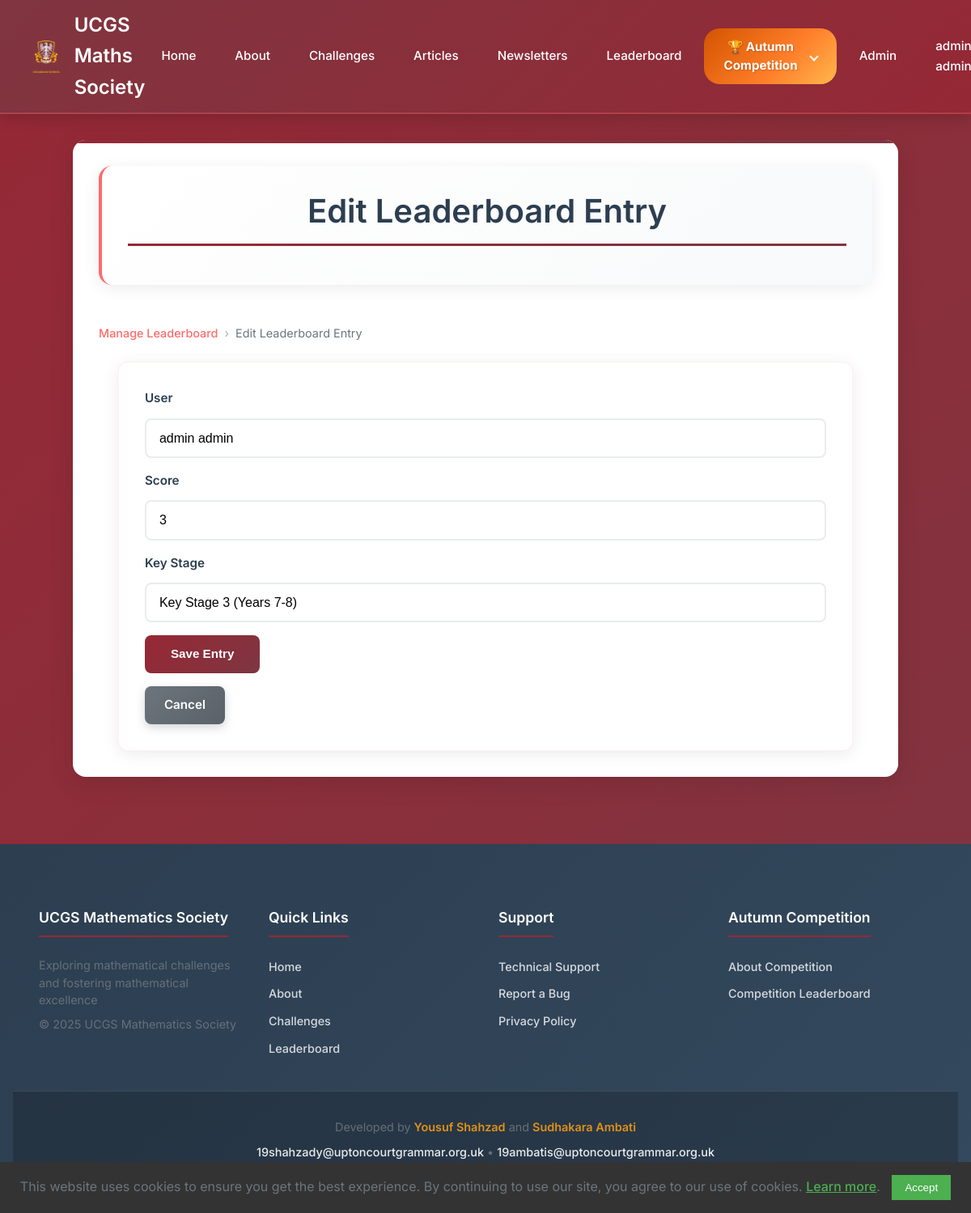
Before: /admin/leaderboard/edit/1 (signed in) with the older database file.
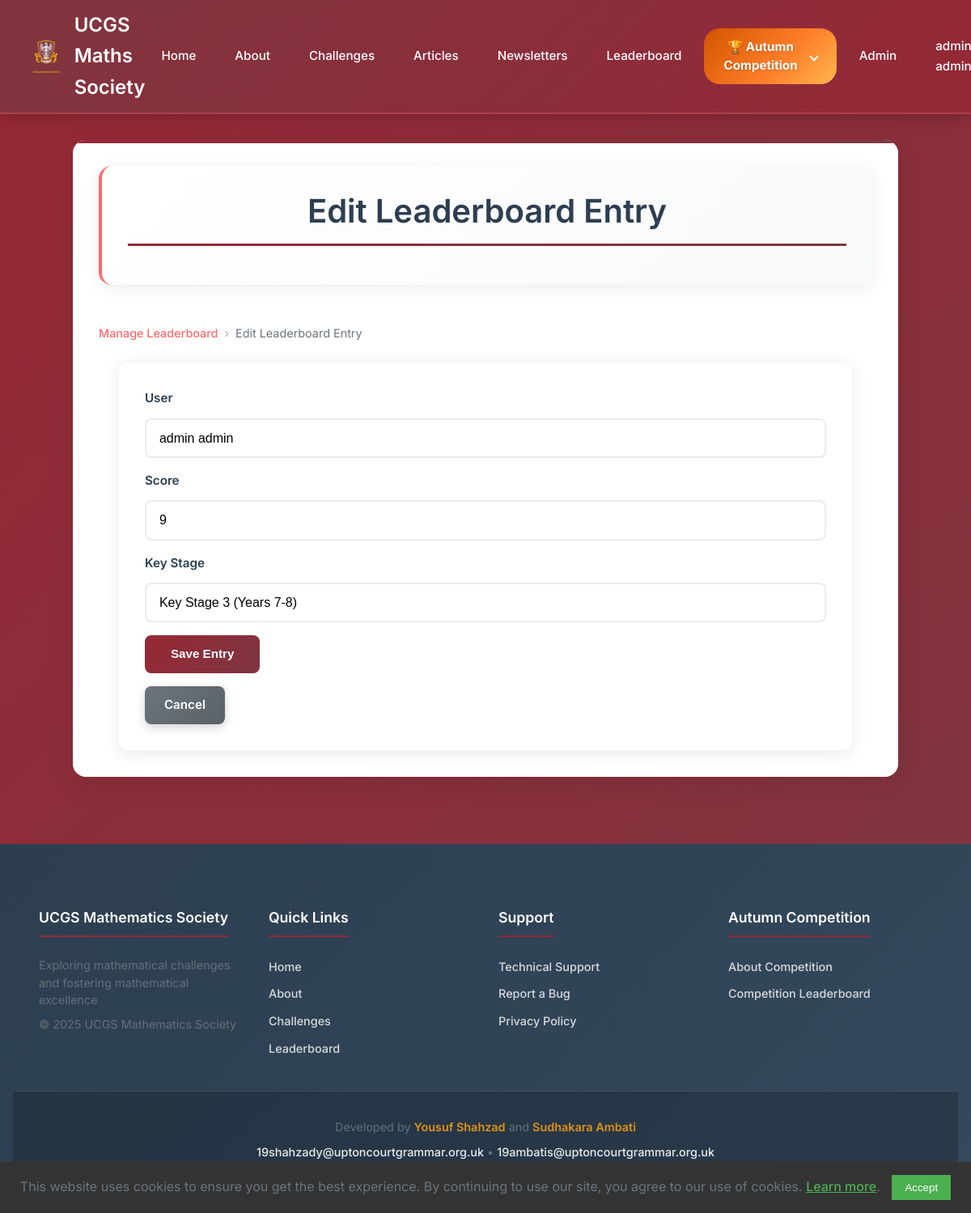
After: the same page with the newer database file.
### app/models.py (models this page shows, shortened)
class LeaderboardEntry(db.Model):
    __tablename__ = "leaderboard_entry"
    id = db.Column(db.Integer, primary_key=True)
    user_id = db.Column(db.Integer, db.ForeignKey("users.id"), nullable=False, index=True)
    score = db.Column(db.Integer, default=0, nullable=False)
    last_updated = db.Column(db.DateTime, nullable=False, default=datetime.datetime.now, index=True)
    key_stage = db.Column(db.String(3), nullable=False, index=True)
    user = db.relationship(
        "User",
        backref=db.backref("leaderboard_entries", cascade="all, delete-orphan")
    )
    __table_args__ = (
        db.Index('ix_leaderboard_entry_key_stage_score', 'key_stage', 'score'),
    )

### app/admin/routes.py (the view, shortened to what this page needs)
@bp.route("/admin/leaderboard/edit/<int:entry_id>", methods=["GET", "POST"])
@login_required
@admin_required
def edit_leaderboard_entry(entry_id):
    from app.admin.forms import LeaderboardEntryForm
    from app.models import User, LeaderboardEntry
    import datetime
    entry = LeaderboardEntry.query.get_or_404(entry_id)
    form = LeaderboardEntryForm(obj=entry)
    form.user_id.choices = [(user.id, user.full_name) for user in User.query.all()]
    return render_template(
        "admin/edit_leaderboard_entry.html",
        title="Edit Leaderboard Entry",
        form=form,
        entry=entry,
    )

### app/admin/forms.py
class LeaderboardEntryForm(FlaskForm):
    user_id = SelectField('User', coerce=int, validators=[DataRequired()])
    score = IntegerField('Score', validators=[DataRequired(), NumberRange(min=0)])
    key_stage = SelectField('Key Stage', choices=[
        ('KS3', 'Key Stage 3 (Years 7-8)'),
        ('KS4', 'Key Stage 4 (Years 9-11)'),
        ('KS5', 'Key Stage 5 (Years 12-13)')
    ], validators=[DataRequired()])
    submit = SubmitField('Save Entry')

### app/__init__.py (called while the page is built)
def initialize_extensions(app):
    ckeditor.init_app(app)
    db.init_app(app)
    login_manager.init_app(app)
    migrate.init_app(app, db, render_as_batch=True)
    from app.models import User
    @login_manager.user_loader
    def load_user(user_id):
        return User.query.get(int(user_id))

### app/admin/routes.py (called while the page is built)
def admin_required(f):
    @wraps(f)
    def decorated_function(*args, **kwargs):
        if not current_user.is_admin:
            flash("You do not have permission to access this page.")
            return redirect(url_for("main.home"))
        return f(*args, **kwargs)
    return decorated_function

### app/templates/admin/edit_leaderboard_entry.html (shortened to what this page needs)
{% extends "base.html" %}
{% block content %}
<div class="container">
    <div class="page-header">
        <h1>Edit Leaderboard Entry</h1>
    </div>
        <div class="breadcrumb">
            <a href="{{ url_for('admin.manage_leaderboard') }}">Manage Leaderboard</a>
            <span class="breadcrumb-separator">›</span>
            <span>Edit Leaderboard Entry</span>
        </div>
    <form method="POST">
        <p>
            {{ form.user_id.label(class="form-label") }}
            {{ form.user_id(class="form-control") }}
        </p>
        <p>
            {{ form.score.label(class="form-label") }}
            {{ form.score(class="form-control") }}
        </p>
        <p>
            {{ form.key_stage.label(class="form-label") }}
            {{ form.key_stage(class="form-control") }}
        </p>
        <p>{{ form.submit(class="button") }}</p>
        <div>
            <a href="{{ url_for('admin.manage_leaderboard') }}" class="button button-secondary">Cancel</a>
        </div>
    </form>
</div>
{% endblock %}

Changed rows visible on the page:
changed LeaderboardEntry "admin admin": score "3" → "9"
